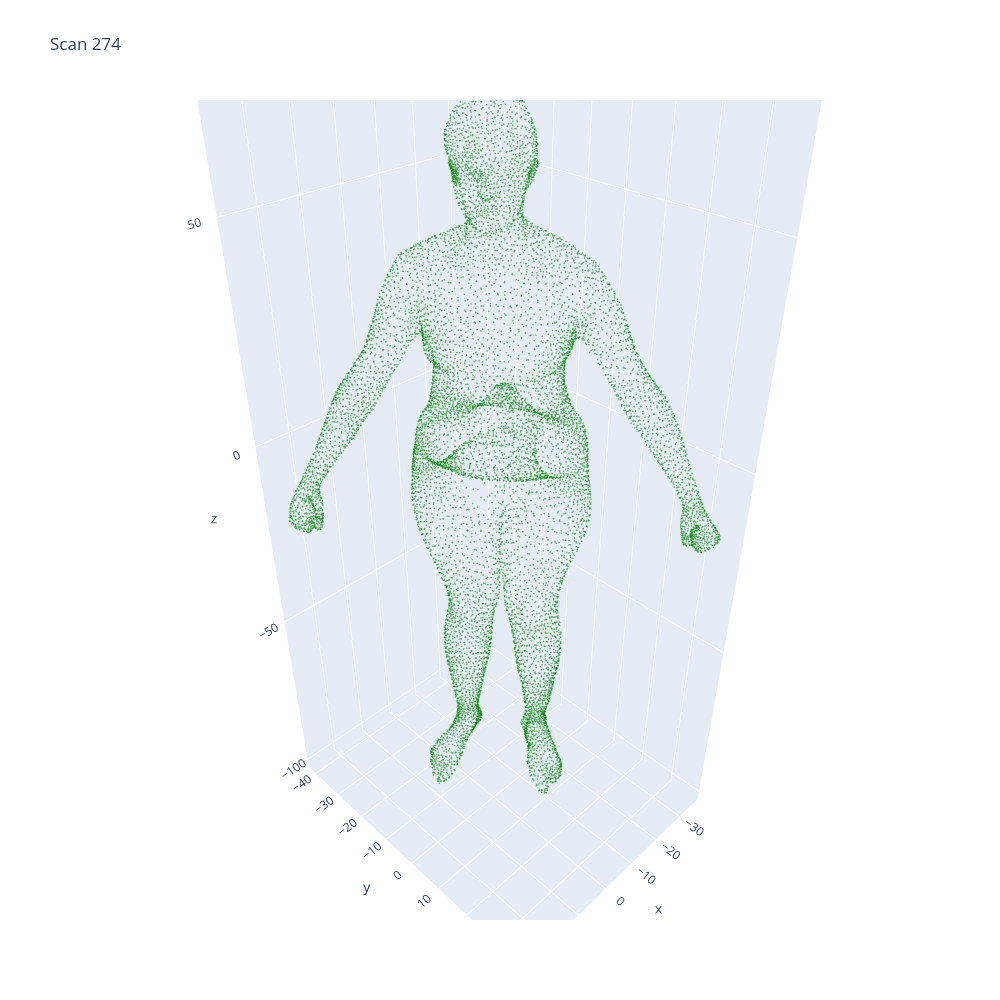

Source (notebook cell):
### Code cell
min_persistence = 3
index = 274
scan = scan_from_index(index)
PS = utils.points_set(scan)
PS.normalize()
PS.plot(title='Scan '+str(index),
        color='green', opacity=0.5, size=1)

### Figure 1 — Plotly figure (JSON) as saved in the notebook; plotly's stock layout.template omitted (floating-point values rounded to 4 significant figures; data arrays with more than 128 entries replaced by an {"elided": "..."} marker saying what was removed)
{"data": [{"marker": {"color": "green", "opacity": 0.5, "size": 1}, "mode": "markers", "type": "scatter3d", "x": {"elided": "12500 float values"}, "y": {"elided": "12500 float values"}, "z": {"elided": "12500 float values"}}], "layout": {"height": 1000, "title": {"text": "Scan 274"}, "width": 1000}}
